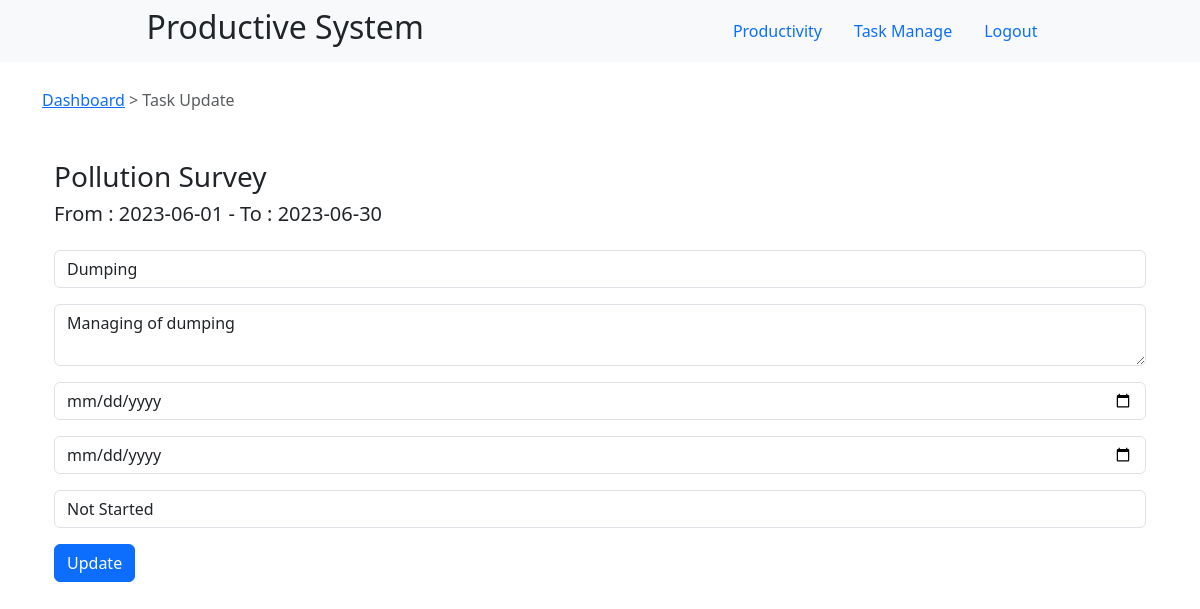
/dashboard/user-task-manage/edit/3 (signed in), run on the app's committed database.
### src/database/project.py (models this page shows, shortened)
class Project(db.Model):
    id              = db.Column(db.Integer, primary_key=True)
    project_name    = db.Column(db.String(120), nullable=False)
    short_desc      = db.Column(db.Text, nullable=True)
    start_date      = db.Column(db.String(40), nullable=True)
    end_date        = db.Column(db.String(40), nullable=True)
    status          = db.Column(db.Integer, default=0)
    task            = db.relationship(Task, backref="project")

### src/database/task.py (models this page shows, shortened)
class Task(db.Model):
    id              = db.Column(db.Integer, primary_key=True)
    user_id         = db.Column(db.Integer, db.ForeignKey('user.id'))
    project_id      = db.Column(db.Integer, db.ForeignKey('project.id'))
    task_name       = db.Column(db.String(120), nullable=False)
    short_desc      = db.Column(db.Text, nullable=True)
    start_date_time = db.Column(db.String, nullable=True)
    end_date_time   = db.Column(db.String, nullable=True)
    status          = db.Column(db.Integer, default=0)

### src/controllers/user_task_controller.py (the view)
    @app.route(url_prefix + '/edit/<int:id>')
    def user_task_edit(id):
        return edit(id)

### src/controllers/user_task_controller.py (called while the page is built)
def user_task_page():
    @app.route(url_prefix + '/')
    def user_task_detail():
        return view()
    @app.route(url_prefix + '/edit/<int:id>')
    def user_task_edit(id):
        return edit(id)
    @app.route(url_prefix + '/update/<int:id>', methods=['POST', 'GET'])
    def user_task_update(id):
        return update(id)

### src/services/user_task_service.py (called while the page is built)
def edit(id):
    data = Task.query.filter_by(id=id).first()
    users       = User.query.filter_by(role="user").all()
    projects    = Project.query.filter_by(status=2).all()
    if data != "":
        if 'user' in session:
            return render_template("user-task-edit.html", data=data, users=users, projects=projects)
        else:
            return redirect( url_report )
    else :
        flash("No data found", "error")
        return redirect( url_user_task )

### src/templates/user-task-edit.html (shortened to what this page needs)
{%extends "layout.html"%}
{%block content%}
<div class="btn-group">
    <a href="{{ url_for('productivity_detail') }}">Dashboard </a> &nbsp;
    <span class="text-muted"> > Task Update</span>
</div>
<div class="container mt-5">
    <div class="row">
        {% for project in projects %}
            {% if project['id'] == data['project_id'] %}
                <h3>{{ project['project_name'] }}</h3>
                <h5>From : {{ project['start_date'] }} - To : {{ project['end_date'] }}</h5>
            {% endif %}
        {% endfor %}
        <div class="col-sm-12">
            <form method="post" action="/dashboard/user-task-manage/update/{{ data['id'] }}">
                <div class="mb-3 mt-3">
                    <input type="text" placeholder="Task Name" class="form-control" id="task_name" name="task_name" value="{{ data['task_name'] }}" readonly>
                </div>
                <div class="mb-3 mt-3">
                    <textarea type="text" placeholder="Short Description" class="form-control" id="short_desc" name="short_desc" readonly>{{ data['short_desc'] }}</textarea>
                </div>
                <div class="mb-3 mt-3">
                    <input type="date" class="form-control" id="start_date" placeholder="Starting Date" name="start_date" value="{{ data['start_date_time'] }}">
                </div>
                <div class="mb-3">
                    <input type="date" class="form-control" id="end_date" placeholder="Ending Date" name="end_date" value="{{ data['end_date_time'] }}">
                </div>
                <div class="mb-3 mt-3">
                    <select class="form-control" id="status" name="status">
                        <option value="0" {% if data['status'] == 0 %}selected{% endif %}>Not Started</option>
                    </select>
                </div>
                <button type="submit" class="btn btn-primary">Update</button>
            </form>
        </div>
    </div>
</div>
{%endblock%}

### src/static/css/main.css (style rules this page uses)
* { margin: auto; padding: 0; }

### data on the page
Project: project_name "Pollution Survey", start_date "2023-06-01", end_date "2023-06-30"
Task: task_name "Dumping", short_desc "Managing of dumping", status "Not Started"
